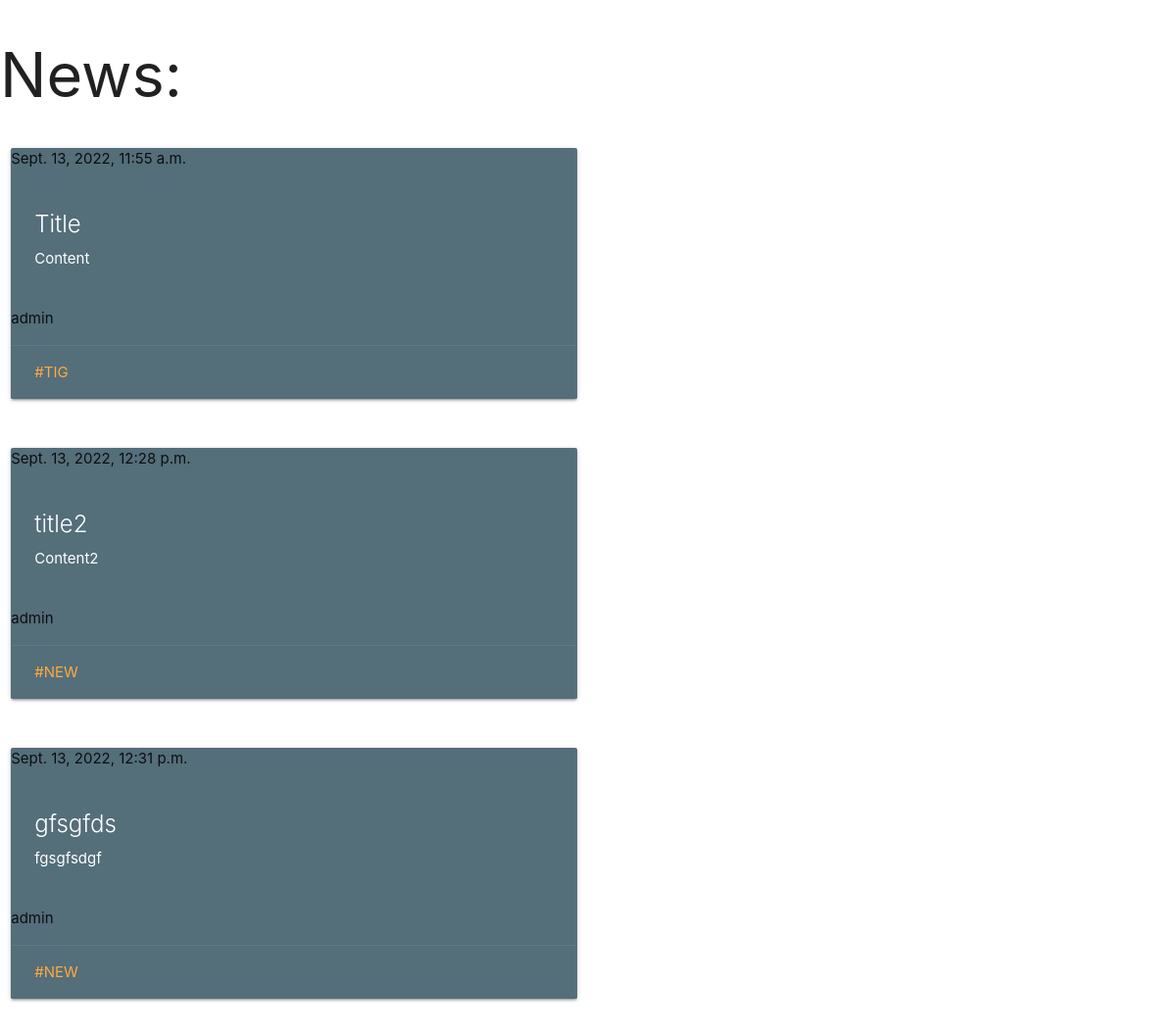
The page / on the database its author committed.
### newsapp/models.py (models this page shows, shortened)
class News(models.Model):
    title = models.CharField('Title', max_length=50)
    author = models.ForeignKey(User, on_delete=models.CASCADE)
    published_date = models.DateTimeField(auto_now_add=True)
    content = models.TextField(blank=True, null=True)
    tags = TaggableManager()
    class Meta:
        verbose_name = 'Post'
        verbose_name_plural = 'Posts'

### newsapp/views.py (the view)
# urls.py: path('', NewsView.as_view(), name='news'),
class NewsView(ListView):
    model = News
    context_object_name = 'news'
    template_name = 'home.html'

### templates/home.html
{% extends 'base.html' %}
{% block content %}
    <h1>News: </h1>
    {% for i in news %}
        <div class="row">
        <div class="col s12 m6">
          <div class="card blue-grey darken-1">
            <p><span>{{i.published_date}}</span></p>
            <div class="card-content white-text">
              <span class="card-title">{{i.title}}</span>
              <p>{{i.content}}</p>
            </div>
            <p>{{i.author}}</p>
            <div class="card-action">
                {% for j in i.tags.all %}
                    <a href="{% url 'tagged' j %}">#{{j}}</a>
                {% endfor %}
            </div>
          </div>
        </div>
      </div>
    {% endfor %}
{% endblock content %}

### templates/base.html (shortened to what this page needs)
<!DOCTYPE html>
<html lang="en">
<head>
    <link rel="stylesheet" href="https://cdnjs.cloudflare.com/ajax/libs/materialize/1.0.0/css/materialize.min.css">
</head>
<body>
    {% block content  %}{% endblock content  %}
</body>
</html>

### rows shown on the page
News: published_date "Sept. 13, 2022, 11:55 a.m.", title "Title", content "Content", author "admin"
Tag: name "TIG"
News: published_date "Sept. 13, 2022, 12:28 p.m.", title "title2", content "Content2", author "admin"
Tag: name "NEW"
News: published_date "Sept. 13, 2022, 12:31 p.m.", title "gfsgfds", content "fgsgfsdgf", author "admin"
